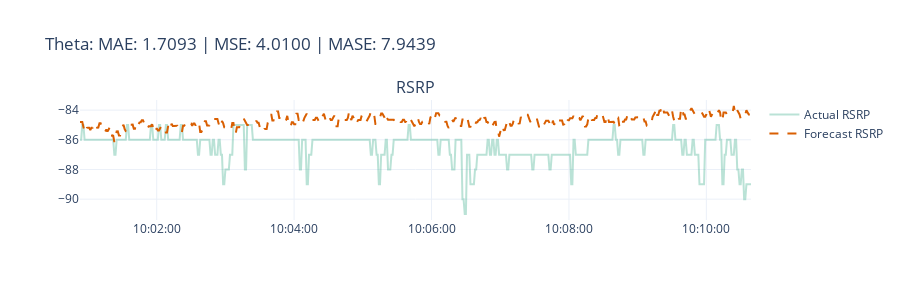

Source (notebook cell):
### Code cell
fig = plot_forecast(
    ts_actual["RSRP"],
    y_pred,
    title=f"{name}: MAE: {metrics['MAE']:.4f} | MSE: {metrics['MSE']:.4f} | MASE: {metrics['MASE']:.4f}",
)
fig.show()

### Figure 1 — Plotly figure (JSON) as saved in the notebook; plotly's stock layout.template omitted (floating-point values rounded to 4 significant figures; data arrays with more than 128 entries replaced by an {"elided": "..."} marker saying what was removed)
{"data": [{"line": {"color": "rgba(27,158,119, 0.3)"}, "mode": "lines", "name": "Actual RSRP", "type": "scatter", "x": {"elided": "587 str values"}, "xaxis": "x", "y": {"elided": "587 int values"}, "yaxis": "y"}, {"line": {"color": "rgba(217,95,2, 1)", "dash": "dash"}, "mode": "lines", "name": "Forecast RSRP", "type": "scatter", "x": {"elided": "587 str values"}, "xaxis": "x", "y": {"elided": "587 float values"}, "yaxis": "y"}], "layout": {"annotations": [{"font": {"size": 16}, "showarrow": false, "text": "RSRP", "x": 0.5, "xanchor": "center", "xref": "paper", "y": 1, "yanchor": "bottom", "yref": "paper"}], "height": 300, "showlegend": true, "title": {"text": "Theta: MAE: 1.7093 | MSE: 4.0100 | MASE: 7.9439"}, "xaxis": {"anchor": "y", "domain": [0, 1], "tickformat": "%H:%M:%S"}, "yaxis": {"anchor": "x", "domain": [0, 1]}}}
